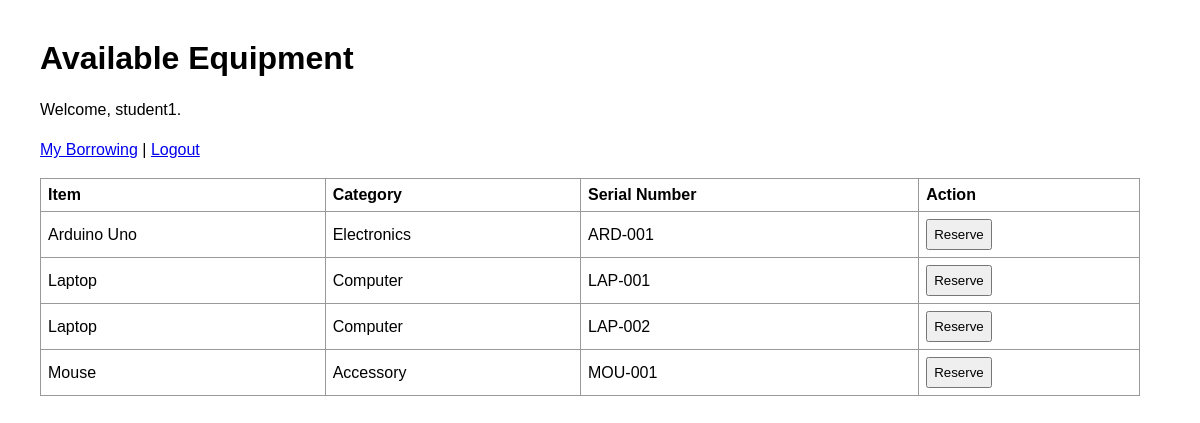
Page /student/browse.php (signed in) on the committed database.
### tables this page shows
CREATE TABLE physical_items (
    item_id INT AUTO_INCREMENT PRIMARY KEY,
    model_id INT NOT NULL,
    serial_number VARCHAR(50) NOT NULL UNIQUE,
    status ENUM('available', 'reserved', 'borrowed') NOT NULL DEFAULT 'available',
    created_at TIMESTAMP DEFAULT CURRENT_TIMESTAMP,
    FOREIGN KEY (model_id) REFERENCES equipment_models(model_id) ON DELETE RESTRICT
);

CREATE TABLE equipment_models (
    model_id INT AUTO_INCREMENT PRIMARY KEY,
    name VARCHAR(100) NOT NULL,
    description TEXT,
    category VARCHAR(50),
    created_at TIMESTAMP DEFAULT CURRENT_TIMESTAMP
);

### includes/functions.php (called while the page is built, shortened)
<?php
function lazyCleanupExpiredReservations($conn) {
    $result = mysqli_query($conn, "SELECT item_id FROM borrow_records WHERE status = 'reserved' AND expiry_time < NOW()");
}
function getAvailableItems($conn) {
    lazyCleanupExpiredReservations($conn);
    $result = mysqli_query($conn, "
        SELECT pi.item_id, pi.serial_number, em.name, em.description, em.category
        FROM physical_items pi
        JOIN equipment_models em ON em.model_id = pi.model_id
        WHERE pi.status = 'available'
        ORDER BY em.name, pi.serial_number
    ");
    return mysqli_fetch_all($result, MYSQLI_ASSOC);
}

### student/browse.php (the view, shortened to what this page needs)
<?php
require '../config.php';
require '../includes/functions.php';
$items = getAvailableItems($conn);
?>
<!DOCTYPE html>
<html>
<head><link rel="stylesheet" href="../assets/css/style.css"><title>Available Equipment</title></head>
<body><div class="page">
<h1>Available Equipment</h1>
<p>Welcome, <?= htmlspecialchars($_SESSION['username']) ?>.</p>
<p><a href="my_items.php">My Borrowing</a> | <a href="../logout.php">Logout</a></p>
<table>
<tr><th>Item</th><th>Category</th><th>Serial Number</th><th>Action</th></tr>
<?php foreach ($items as $item): ?>
<tr>
<td><?= htmlspecialchars($item['name']) ?></td><td><?= htmlspecialchars($item['category']) ?></td><td><?= htmlspecialchars($item['serial_number']) ?></td>
<td><form method="post" action="reserve.php" class="inline-form"><input type="hidden" name="item_id" value="<?= $item['item_id'] ?>"><button type="submit">Reserve</button></form></td>
</tr>
<?php endforeach; ?>
</table>
</div></body></html>

### assets/css/style.css (style rules this page uses)
body { font-family: Arial, sans-serif; margin: 40px; }
.page { max-width: 1100px; }
input, button, select { padding: 6px; }
label, p { line-height: 1.5; }
table { border-collapse: collapse; width: 100%; }
th, td { border: 1px solid #999; padding: 7px; text-align: left; }
.inline-form { display: inline; }

### rows in the picture
physical_items: model.name "Arduino Uno", model.category "Electronics", serial_number "ARD-001"
physical_items: model.name "Laptop", model.category "Computer", serial_number "LAP-001"
physical_items: model.name "Laptop", model.category "Computer", serial_number "LAP-002"
physical_items: model.name "Mouse", model.category "Accessory", serial_number "MOU-001"

### other values in the picture
$_SESSION['username'] "student1"
